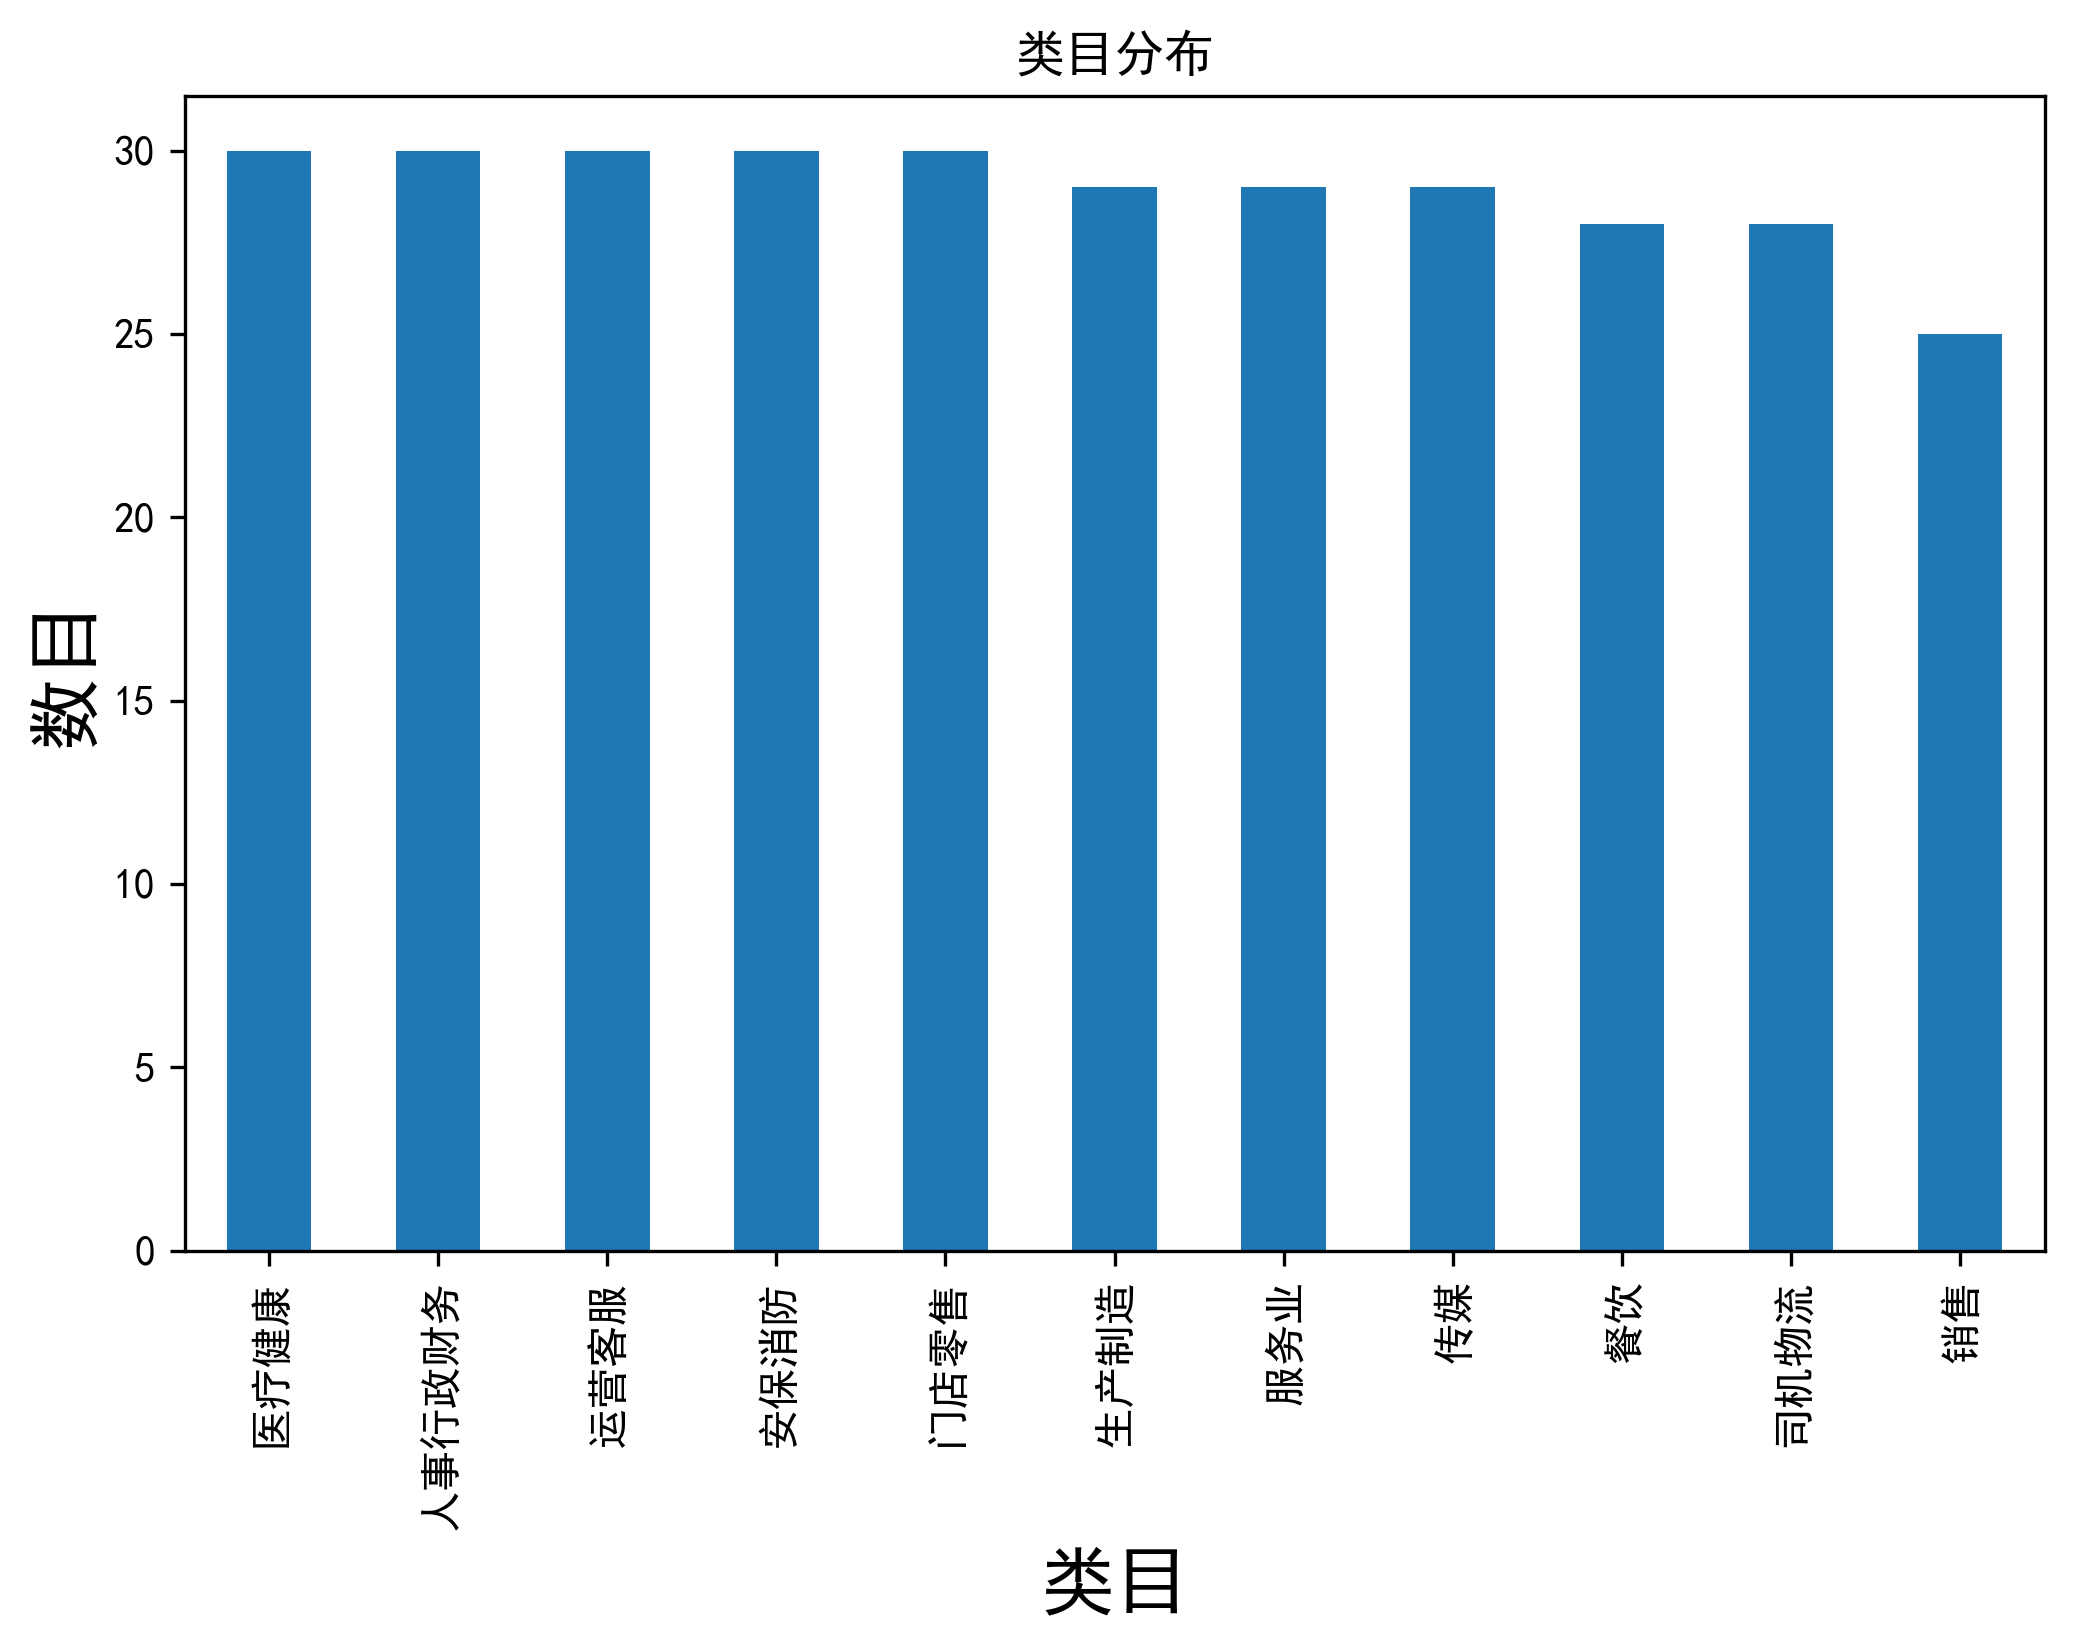

Here is the Python script that generated this plot:
import pandas as pd
import matplotlib.pyplot as plt
plt.rcParams['font.sans-serif'] = ['SimHei']


df = pd.read_csv('../employ_info.csv',encoding='GB2312')

# 检查是否有缺失值
print(df.isnull().sum())

# 生成柱状图查看每种类别数据的个数-----------------------------------------------------------------
print('数据总量：%d .' %len(df))
# 创建字典d，分别有两个键，一个是label一个是count
d = {'label': df['label'].value_counts().index,'count':df['label'].value_counts()}
# 创建一个dataFrame data传入一个字典
df_label = pd.DataFrame(data=d).reset_index(drop=True)
df_label.plot(x='label',y='count',kind = 'bar',legend=False,figsize=(8,5))
plt.title('类目分布')
plt.ylabel('数目',fontsize=18)
plt.xlabel('类目',fontsize=18)
plt.savefig('label_bar.png', dpi=300, bbox_inches='tight')
plt.show()